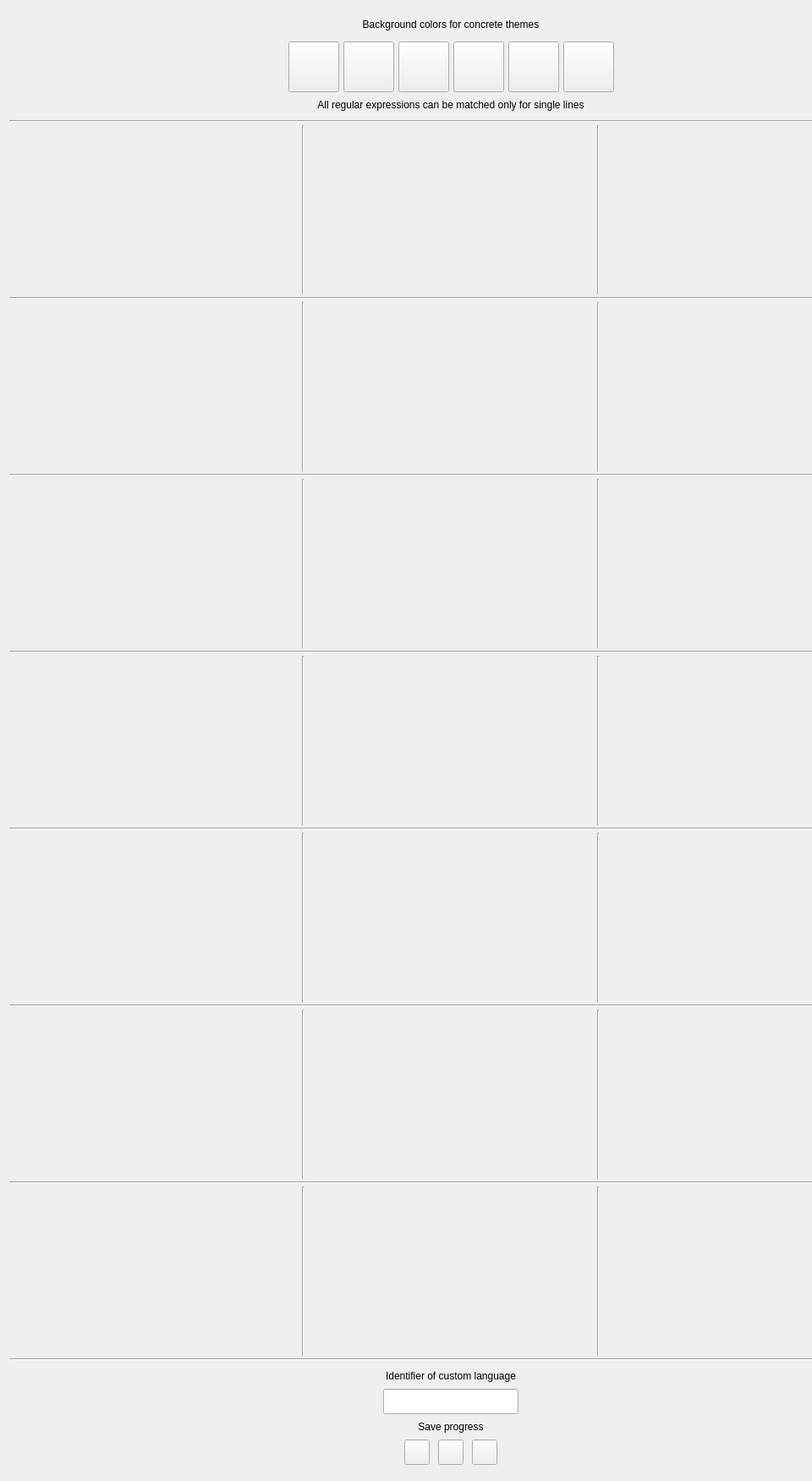
<?xml version="1.0" encoding="UTF-8"?>
<ui version="4.0">
 <class>Elements</class>
 <widget class="QWidget" name="Elements">
  <property name="geometry">
   <rect>
    <x>0</x>
    <y>0</y>
    <width>960</width>
    <height>1750</height>
   </rect>
  </property>
  <property name="sizePolicy">
   <sizepolicy hsizetype="Fixed" vsizetype="Preferred">
    <horstretch>0</horstretch>
    <verstretch>0</verstretch>
   </sizepolicy>
  </property>
  <property name="minimumSize">
   <size>
    <width>960</width>
    <height>1750</height>
   </size>
  </property>
  <property name="maximumSize">
   <size>
    <width>960</width>
    <height>1750</height>
   </size>
  </property>
  <property name="windowTitle">
   <string>Elements</string>
  </property>
  <widget class="QWidget" name="verticalLayoutWidget">
   <property name="geometry">
    <rect>
     <x>0</x>
     <y>0</y>
     <width>1066</width>
     <height>1751</height>
    </rect>
   </property>
   <layout class="QVBoxLayout" name="main_v_layout">
    <property name="spacing">
     <number>0</number>
    </property>
    <item>
     <layout class="QVBoxLayout" name="header_v_layout">
      <property name="spacing">
       <number>0</number>
      </property>
      <item>
       <widget class="QLabel" name="color_label">
        <property name="minimumSize">
         <size>
          <width>0</width>
          <height>30</height>
         </size>
        </property>
        <property name="maximumSize">
         <size>
          <width>16777215</width>
          <height>30</height>
         </size>
        </property>
        <property name="text">
         <string>Background colors for concrete themes</string>
        </property>
        <property name="alignment">
         <set>Qt::AlignCenter</set>
        </property>
       </widget>
      </item>
      <item>
       <spacer name="verticalSpacer">
        <property name="orientation">
         <enum>Qt::Vertical</enum>
        </property>
        <property name="sizeType">
         <enum>QSizePolicy::Fixed</enum>
        </property>
        <property name="sizeHint" stdset="0">
         <size>
          <width>20</width>
          <height>5</height>
         </size>
        </property>
       </spacer>
      </item>
      <item>
       <layout class="QHBoxLayout" name="colors_h_layout">
        <property name="spacing">
         <number>5</number>
        </property>
        <item>
         <spacer name="horizontalSpacer">
          <property name="orientation">
           <enum>Qt::Horizontal</enum>
          </property>
          <property name="sizeHint" stdset="0">
           <size>
            <width>40</width>
            <height>20</height>
           </size>
          </property>
         </spacer>
        </item>
        <item>
         <widget class="QPushButton" name="color_1_button">
          <property name="sizePolicy">
           <sizepolicy hsizetype="Fixed" vsizetype="Fixed">
            <horstretch>0</horstretch>
            <verstretch>0</verstretch>
           </sizepolicy>
          </property>
          <property name="minimumSize">
           <size>
            <width>60</width>
            <height>60</height>
           </size>
          </property>
          <property name="maximumSize">
           <size>
            <width>60</width>
            <height>60</height>
           </size>
          </property>
          <property name="focusPolicy">
           <enum>Qt::NoFocus</enum>
          </property>
          <property name="toolTip">
           <string>Background color of first theme</string>
          </property>
          <property name="text">
           <string/>
          </property>
          <property name="icon">
           <iconset resource="resources.qrc">
            <normaloff>:/resources/t1.png</normaloff>:/resources/t1.png</iconset>
          </property>
          <property name="iconSize">
           <size>
            <width>60</width>
            <height>60</height>
           </size>
          </property>
         </widget>
        </item>
        <item>
         <widget class="QPushButton" name="color_2_button">
          <property name="sizePolicy">
           <sizepolicy hsizetype="Fixed" vsizetype="Fixed">
            <horstretch>0</horstretch>
            <verstretch>0</verstretch>
           </sizepolicy>
          </property>
          <property name="minimumSize">
           <size>
            <width>60</width>
            <height>60</height>
           </size>
          </property>
          <property name="maximumSize">
           <size>
            <width>60</width>
            <height>60</height>
           </size>
          </property>
          <property name="focusPolicy">
           <enum>Qt::NoFocus</enum>
          </property>
          <property name="toolTip">
           <string>Background color of second theme</string>
          </property>
          <property name="text">
           <string/>
          </property>
          <property name="icon">
           <iconset resource="resources.qrc">
            <normaloff>:/resources/t2.png</normaloff>:/resources/t2.png</iconset>
          </property>
          <property name="iconSize">
           <size>
            <width>60</width>
            <height>60</height>
           </size>
          </property>
         </widget>
        </item>
        <item>
         <widget class="QPushButton" name="color_3_button">
          <property name="sizePolicy">
           <sizepolicy hsizetype="Fixed" vsizetype="Fixed">
            <horstretch>0</horstretch>
            <verstretch>0</verstretch>
           </sizepolicy>
          </property>
          <property name="minimumSize">
           <size>
            <width>60</width>
            <height>60</height>
           </size>
          </property>
          <property name="maximumSize">
           <size>
            <width>60</width>
            <height>60</height>
           </size>
          </property>
          <property name="focusPolicy">
           <enum>Qt::NoFocus</enum>
          </property>
          <property name="toolTip">
           <string>Background color of third theme</string>
          </property>
          <property name="text">
           <string/>
          </property>
          <property name="icon">
           <iconset resource="resources.qrc">
            <normaloff>:/resources/t3.png</normaloff>:/resources/t3.png</iconset>
          </property>
          <property name="iconSize">
           <size>
            <width>60</width>
            <height>60</height>
           </size>
          </property>
         </widget>
        </item>
        <item>
         <widget class="QPushButton" name="color_4_button">
          <property name="enabled">
           <bool>true</bool>
          </property>
          <property name="sizePolicy">
           <sizepolicy hsizetype="Fixed" vsizetype="Fixed">
            <horstretch>0</horstretch>
            <verstretch>0</verstretch>
           </sizepolicy>
          </property>
          <property name="minimumSize">
           <size>
            <width>60</width>
            <height>60</height>
           </size>
          </property>
          <property name="maximumSize">
           <size>
            <width>60</width>
            <height>60</height>
           </size>
          </property>
          <property name="focusPolicy">
           <enum>Qt::NoFocus</enum>
          </property>
          <property name="toolTip">
           <string>Background color of fourth theme</string>
          </property>
          <property name="text">
           <string/>
          </property>
          <property name="icon">
           <iconset resource="resources.qrc">
            <normaloff>:/resources/t4.png</normaloff>:/resources/t4.png</iconset>
          </property>
          <property name="iconSize">
           <size>
            <width>60</width>
            <height>60</height>
           </size>
          </property>
         </widget>
        </item>
        <item>
         <widget class="QPushButton" name="color_5_button">
          <property name="enabled">
           <bool>true</bool>
          </property>
          <property name="sizePolicy">
           <sizepolicy hsizetype="Fixed" vsizetype="Fixed">
            <horstretch>0</horstretch>
            <verstretch>0</verstretch>
           </sizepolicy>
          </property>
          <property name="minimumSize">
           <size>
            <width>60</width>
            <height>60</height>
           </size>
          </property>
          <property name="maximumSize">
           <size>
            <width>60</width>
            <height>60</height>
           </size>
          </property>
          <property name="focusPolicy">
           <enum>Qt::NoFocus</enum>
          </property>
          <property name="toolTip">
           <string>Background color of fifth theme</string>
          </property>
          <property name="text">
           <string/>
          </property>
          <property name="icon">
           <iconset resource="resources.qrc">
            <normaloff>:/resources/t5.png</normaloff>:/resources/t5.png</iconset>
          </property>
          <property name="iconSize">
           <size>
            <width>60</width>
            <height>60</height>
           </size>
          </property>
         </widget>
        </item>
        <item>
         <widget class="QPushButton" name="color_6_button">
          <property name="sizePolicy">
           <sizepolicy hsizetype="Fixed" vsizetype="Fixed">
            <horstretch>0</horstretch>
            <verstretch>0</verstretch>
           </sizepolicy>
          </property>
          <property name="minimumSize">
           <size>
            <width>60</width>
            <height>60</height>
           </size>
          </property>
          <property name="maximumSize">
           <size>
            <width>60</width>
            <height>60</height>
           </size>
          </property>
          <property name="focusPolicy">
           <enum>Qt::NoFocus</enum>
          </property>
          <property name="toolTip">
           <string>Background color of sixth theme</string>
          </property>
          <property name="text">
           <string/>
          </property>
          <property name="icon">
           <iconset resource="resources.qrc">
            <normaloff>:/resources/t6.png</normaloff>:/resources/t6.png</iconset>
          </property>
          <property name="iconSize">
           <size>
            <width>60</width>
            <height>60</height>
           </size>
          </property>
         </widget>
        </item>
        <item>
         <spacer name="horizontalSpacer_2">
          <property name="orientation">
           <enum>Qt::Horizontal</enum>
          </property>
          <property name="sizeHint" stdset="0">
           <size>
            <width>40</width>
            <height>20</height>
           </size>
          </property>
         </spacer>
        </item>
       </layout>
      </item>
      <item>
       <widget class="QLabel" name="note_label">
        <property name="minimumSize">
         <size>
          <width>0</width>
          <height>30</height>
         </size>
        </property>
        <property name="maximumSize">
         <size>
          <width>16777215</width>
          <height>30</height>
         </size>
        </property>
        <property name="text">
         <string>All regular expressions can be matched only for single lines</string>
        </property>
        <property name="alignment">
         <set>Qt::AlignCenter</set>
        </property>
       </widget>
      </item>
     </layout>
    </item>
    <item>
     <widget class="Line" name="line_18">
      <property name="orientation">
       <enum>Qt::Horizontal</enum>
      </property>
     </widget>
    </item>
    <item>
     <layout class="QHBoxLayout" name="row_h_layout">
      <property name="spacing">
       <number>0</number>
      </property>
      <item>
       <widget class="Element" name="widget" native="true">
        <property name="minimumSize">
         <size>
          <width>300</width>
          <height>200</height>
         </size>
        </property>
        <property name="maximumSize">
         <size>
          <width>300</width>
          <height>200</height>
         </size>
        </property>
       </widget>
      </item>
      <item>
       <widget class="Line" name="line">
        <property name="orientation">
         <enum>Qt::Vertical</enum>
        </property>
       </widget>
      </item>
      <item>
       <widget class="Element" name="widget_2" native="true">
        <property name="minimumSize">
         <size>
          <width>300</width>
          <height>200</height>
         </size>
        </property>
        <property name="maximumSize">
         <size>
          <width>300</width>
          <height>200</height>
         </size>
        </property>
       </widget>
      </item>
      <item>
       <widget class="Line" name="line_2">
        <property name="orientation">
         <enum>Qt::Vertical</enum>
        </property>
       </widget>
      </item>
      <item>
       <widget class="Element" name="widget_3" native="true">
        <property name="minimumSize">
         <size>
          <width>300</width>
          <height>200</height>
         </size>
        </property>
        <property name="maximumSize">
         <size>
          <width>300</width>
          <height>200</height>
         </size>
        </property>
       </widget>
      </item>
     </layout>
    </item>
    <item>
     <widget class="Line" name="line_3">
      <property name="orientation">
       <enum>Qt::Horizontal</enum>
      </property>
     </widget>
    </item>
    <item>
     <layout class="QHBoxLayout" name="row_h_layout_2">
      <property name="spacing">
       <number>0</number>
      </property>
      <item>
       <widget class="Element" name="widget_4" native="true">
        <property name="minimumSize">
         <size>
          <width>300</width>
          <height>200</height>
         </size>
        </property>
        <property name="maximumSize">
         <size>
          <width>300</width>
          <height>200</height>
         </size>
        </property>
       </widget>
      </item>
      <item>
       <widget class="Line" name="line_4">
        <property name="orientation">
         <enum>Qt::Vertical</enum>
        </property>
       </widget>
      </item>
      <item>
       <widget class="Element" name="widget_5" native="true">
        <property name="minimumSize">
         <size>
          <width>300</width>
          <height>200</height>
         </size>
        </property>
        <property name="maximumSize">
         <size>
          <width>300</width>
          <height>200</height>
         </size>
        </property>
       </widget>
      </item>
      <item>
       <widget class="Line" name="line_5">
        <property name="orientation">
         <enum>Qt::Vertical</enum>
        </property>
       </widget>
      </item>
      <item>
       <widget class="Element" name="widget_6" native="true">
        <property name="minimumSize">
         <size>
          <width>300</width>
          <height>200</height>
         </size>
        </property>
        <property name="maximumSize">
         <size>
          <width>300</width>
          <height>200</height>
         </size>
        </property>
       </widget>
      </item>
     </layout>
    </item>
    <item>
     <widget class="Line" name="line_6">
      <property name="orientation">
       <enum>Qt::Horizontal</enum>
      </property>
     </widget>
    </item>
    <item>
     <layout class="QHBoxLayout" name="row_h_layout_3">
      <property name="spacing">
       <number>0</number>
      </property>
      <item>
       <widget class="Element" name="widget_7" native="true">
        <property name="minimumSize">
         <size>
          <width>300</width>
          <height>200</height>
         </size>
        </property>
        <property name="maximumSize">
         <size>
          <width>300</width>
          <height>200</height>
         </size>
        </property>
       </widget>
      </item>
      <item>
       <widget class="Line" name="line_7">
        <property name="orientation">
         <enum>Qt::Vertical</enum>
        </property>
       </widget>
      </item>
      <item>
       <widget class="Element" name="widget_8" native="true">
        <property name="minimumSize">
         <size>
          <width>300</width>
          <height>200</height>
         </size>
        </property>
        <property name="maximumSize">
         <size>
          <width>300</width>
          <height>200</height>
         </size>
        </property>
       </widget>
      </item>
      <item>
       <widget class="Line" name="line_8">
        <property name="orientation">
         <enum>Qt::Vertical</enum>
        </property>
       </widget>
      </item>
      <item>
       <widget class="Element" name="widget_9" native="true">
        <property name="minimumSize">
         <size>
          <width>300</width>
          <height>200</height>
         </size>
        </property>
        <property name="maximumSize">
         <size>
          <width>300</width>
          <height>200</height>
         </size>
        </property>
       </widget>
      </item>
     </layout>
    </item>
    <item>
     <widget class="Line" name="line_9">
      <property name="orientation">
       <enum>Qt::Horizontal</enum>
      </property>
     </widget>
    </item>
    <item>
     <layout class="QHBoxLayout" name="row_h_layout_4">
      <property name="spacing">
       <number>0</number>
      </property>
      <item>
       <widget class="Element" name="widget_10" native="true">
        <property name="minimumSize">
         <size>
          <width>300</width>
          <height>200</height>
         </size>
        </property>
        <property name="maximumSize">
         <size>
          <width>300</width>
          <height>200</height>
         </size>
        </property>
       </widget>
      </item>
      <item>
       <widget class="Line" name="line_10">
        <property name="orientation">
         <enum>Qt::Vertical</enum>
        </property>
       </widget>
      </item>
      <item>
       <widget class="Element" name="widget_11" native="true">
        <property name="minimumSize">
         <size>
          <width>300</width>
          <height>200</height>
         </size>
        </property>
        <property name="maximumSize">
         <size>
          <width>300</width>
          <height>200</height>
         </size>
        </property>
       </widget>
      </item>
      <item>
       <widget class="Line" name="line_11">
        <property name="orientation">
         <enum>Qt::Vertical</enum>
        </property>
       </widget>
      </item>
      <item>
       <widget class="Element" name="widget_12" native="true">
        <property name="minimumSize">
         <size>
          <width>300</width>
          <height>200</height>
         </size>
        </property>
        <property name="maximumSize">
         <size>
          <width>300</width>
          <height>200</height>
         </size>
        </property>
       </widget>
      </item>
     </layout>
    </item>
    <item>
     <widget class="Line" name="line_12">
      <property name="orientation">
       <enum>Qt::Horizontal</enum>
      </property>
     </widget>
    </item>
    <item>
     <layout class="QHBoxLayout" name="row_h_layout_5">
      <property name="spacing">
       <number>0</number>
      </property>
      <item>
       <widget class="Element" name="widget_13" native="true">
        <property name="minimumSize">
         <size>
          <width>300</width>
          <height>200</height>
         </size>
        </property>
        <property name="maximumSize">
         <size>
          <width>300</width>
          <height>200</height>
         </size>
        </property>
       </widget>
      </item>
      <item>
       <widget class="Line" name="line_13">
        <property name="orientation">
         <enum>Qt::Vertical</enum>
        </property>
       </widget>
      </item>
      <item>
       <widget class="Element" name="widget_14" native="true">
        <property name="minimumSize">
         <size>
          <width>300</width>
          <height>200</height>
         </size>
        </property>
        <property name="maximumSize">
         <size>
          <width>300</width>
          <height>200</height>
         </size>
        </property>
       </widget>
      </item>
      <item>
       <widget class="Line" name="line_14">
        <property name="orientation">
         <enum>Qt::Vertical</enum>
        </property>
       </widget>
      </item>
      <item>
       <widget class="Element" name="widget_15" native="true">
        <property name="minimumSize">
         <size>
          <width>300</width>
          <height>200</height>
         </size>
        </property>
        <property name="maximumSize">
         <size>
          <width>300</width>
          <height>200</height>
         </size>
        </property>
       </widget>
      </item>
     </layout>
    </item>
    <item>
     <widget class="Line" name="line_15">
      <property name="orientation">
       <enum>Qt::Horizontal</enum>
      </property>
     </widget>
    </item>
    <item>
     <layout class="QHBoxLayout" name="row_h_layout_6">
      <property name="spacing">
       <number>0</number>
      </property>
      <item>
       <widget class="Element" name="widget_16" native="true">
        <property name="minimumSize">
         <size>
          <width>300</width>
          <height>200</height>
         </size>
        </property>
        <property name="maximumSize">
         <size>
          <width>300</width>
          <height>200</height>
         </size>
        </property>
       </widget>
      </item>
      <item>
       <widget class="Line" name="line_16">
        <property name="orientation">
         <enum>Qt::Vertical</enum>
        </property>
       </widget>
      </item>
      <item>
       <widget class="Element" name="widget_17" native="true">
        <property name="minimumSize">
         <size>
          <width>300</width>
          <height>200</height>
         </size>
        </property>
        <property name="maximumSize">
         <size>
          <width>300</width>
          <height>200</height>
         </size>
        </property>
       </widget>
      </item>
      <item>
       <widget class="Line" name="line_17">
        <property name="orientation">
         <enum>Qt::Vertical</enum>
        </property>
       </widget>
      </item>
      <item>
       <widget class="Element" name="widget_18" native="true">
        <property name="minimumSize">
         <size>
          <width>300</width>
          <height>200</height>
         </size>
        </property>
        <property name="maximumSize">
         <size>
          <width>300</width>
          <height>200</height>
         </size>
        </property>
       </widget>
      </item>
     </layout>
    </item>
    <item>
     <widget class="Line" name="line_19">
      <property name="orientation">
       <enum>Qt::Horizontal</enum>
      </property>
     </widget>
    </item>
    <item>
     <layout class="QHBoxLayout" name="row_h_layout_7">
      <property name="spacing">
       <number>0</number>
      </property>
      <item>
       <widget class="Element" name="widget_19" native="true">
        <property name="minimumSize">
         <size>
          <width>300</width>
          <height>200</height>
         </size>
        </property>
        <property name="maximumSize">
         <size>
          <width>300</width>
          <height>200</height>
         </size>
        </property>
       </widget>
      </item>
      <item>
       <widget class="Line" name="line_20">
        <property name="orientation">
         <enum>Qt::Vertical</enum>
        </property>
       </widget>
      </item>
      <item>
       <widget class="Element" name="widget_20" native="true">
        <property name="minimumSize">
         <size>
          <width>300</width>
          <height>200</height>
         </size>
        </property>
        <property name="maximumSize">
         <size>
          <width>300</width>
          <height>200</height>
         </size>
        </property>
       </widget>
      </item>
      <item>
       <widget class="Line" name="line_21">
        <property name="orientation">
         <enum>Qt::Vertical</enum>
        </property>
       </widget>
      </item>
      <item>
       <widget class="Element" name="widget_21" native="true">
        <property name="minimumSize">
         <size>
          <width>300</width>
          <height>200</height>
         </size>
        </property>
        <property name="maximumSize">
         <size>
          <width>300</width>
          <height>200</height>
         </size>
        </property>
       </widget>
      </item>
     </layout>
    </item>
    <item>
     <widget class="Line" name="line_22">
      <property name="orientation">
       <enum>Qt::Horizontal</enum>
      </property>
     </widget>
    </item>
    <item>
     <layout class="QVBoxLayout" name="footer_v_layout">
      <property name="spacing">
       <number>0</number>
      </property>
      <item>
       <widget class="QLabel" name="name_label">
        <property name="minimumSize">
         <size>
          <width>0</width>
          <height>30</height>
         </size>
        </property>
        <property name="maximumSize">
         <size>
          <width>16777215</width>
          <height>30</height>
         </size>
        </property>
        <property name="text">
         <string>Identifier of custom language</string>
        </property>
        <property name="alignment">
         <set>Qt::AlignCenter</set>
        </property>
       </widget>
      </item>
      <item>
       <layout class="QHBoxLayout" name="name_h_layout">
        <item>
         <widget class="QLineEdit" name="name_line_edit">
          <property name="minimumSize">
           <size>
            <width>160</width>
            <height>30</height>
           </size>
          </property>
          <property name="maximumSize">
           <size>
            <width>160</width>
            <height>30</height>
           </size>
          </property>
          <property name="toolTip">
           <string>Language names conflict causes replacement of old custom language</string>
          </property>
          <property name="text">
           <string/>
          </property>
         </widget>
        </item>
       </layout>
      </item>
      <item>
       <widget class="QLabel" name="note_label_3">
        <property name="minimumSize">
         <size>
          <width>0</width>
          <height>30</height>
         </size>
        </property>
        <property name="maximumSize">
         <size>
          <width>16777215</width>
          <height>30</height>
         </size>
        </property>
        <property name="text">
         <string>Save progress</string>
        </property>
        <property name="alignment">
         <set>Qt::AlignCenter</set>
        </property>
       </widget>
      </item>
      <item>
       <layout class="QHBoxLayout" name="cancel_h_layout">
        <property name="spacing">
         <number>10</number>
        </property>
        <item>
         <spacer name="horizontalSpacer_5">
          <property name="orientation">
           <enum>Qt::Horizontal</enum>
          </property>
          <property name="sizeHint" stdset="0">
           <size>
            <width>40</width>
            <height>20</height>
           </size>
          </property>
         </spacer>
        </item>
        <item>
         <widget class="QPushButton" name="save_button">
          <property name="minimumSize">
           <size>
            <width>30</width>
            <height>30</height>
           </size>
          </property>
          <property name="maximumSize">
           <size>
            <width>30</width>
            <height>30</height>
           </size>
          </property>
          <property name="focusPolicy">
           <enum>Qt::NoFocus</enum>
          </property>
          <property name="toolTip">
           <string>Save new language</string>
          </property>
          <property name="text">
           <string/>
          </property>
          <property name="icon">
           <iconset resource="resources.qrc">
            <normaloff>:/resources/save.png</normaloff>:/resources/save.png</iconset>
          </property>
          <property name="iconSize">
           <size>
            <width>30</width>
            <height>30</height>
           </size>
          </property>
         </widget>
        </item>
        <item>
         <widget class="QPushButton" name="refresh_button">
          <property name="minimumSize">
           <size>
            <width>30</width>
            <height>30</height>
           </size>
          </property>
          <property name="maximumSize">
           <size>
            <width>30</width>
            <height>30</height>
           </size>
          </property>
          <property name="focusPolicy">
           <enum>Qt::NoFocus</enum>
          </property>
          <property name="toolTip">
           <string>Reset interface to default state</string>
          </property>
          <property name="text">
           <string/>
          </property>
          <property name="icon">
           <iconset resource="resources.qrc">
            <normaloff>:/resources/reload.png</normaloff>:/resources/reload.png</iconset>
          </property>
          <property name="iconSize">
           <size>
            <width>30</width>
            <height>30</height>
           </size>
          </property>
         </widget>
        </item>
        <item>
         <widget class="QPushButton" name="cancel_button">
          <property name="minimumSize">
           <size>
            <width>30</width>
            <height>30</height>
           </size>
          </property>
          <property name="maximumSize">
           <size>
            <width>30</width>
            <height>30</height>
           </size>
          </property>
          <property name="focusPolicy">
           <enum>Qt::NoFocus</enum>
          </property>
          <property name="toolTip">
           <string>Discard all changes</string>
          </property>
          <property name="text">
           <string/>
          </property>
          <property name="icon">
           <iconset resource="resources.qrc">
            <normaloff>:/resources/close.png</normaloff>:/resources/close.png</iconset>
          </property>
          <property name="iconSize">
           <size>
            <width>30</width>
            <height>30</height>
           </size>
          </property>
         </widget>
        </item>
        <item>
         <spacer name="horizontalSpacer_6">
          <property name="orientation">
           <enum>Qt::Horizontal</enum>
          </property>
          <property name="sizeHint" stdset="0">
           <size>
            <width>40</width>
            <height>20</height>
           </size>
          </property>
         </spacer>
        </item>
       </layout>
      </item>
     </layout>
    </item>
   </layout>
  </widget>
 </widget>
 <layoutdefault spacing="6" margin="11"/>
 <customwidgets>
  <customwidget>
   <class>Element</class>
   <extends>QWidget</extends>
   <header>element.h</header>
   <container>1</container>
  </customwidget>
 </customwidgets>
 <resources>
  <include location="resources.qrc"/>
 </resources>
 <connections/>
</ui>
